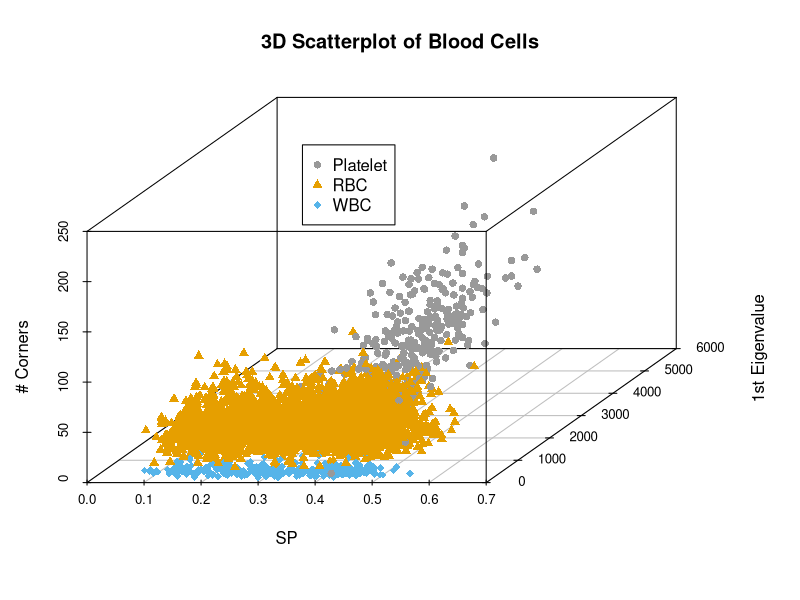
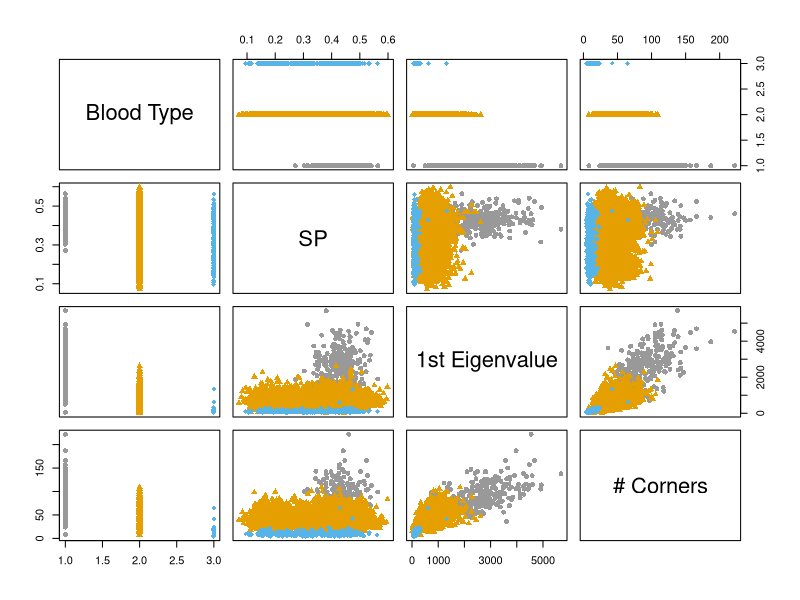

Source code (R) for these figures, in order:
#r simple svm model

rm(list=ls())


library(xtable) #for table creation for latex
library(MASS)#for qda
library(plyr)#for obtaining means by factor
library(e1071)#for svm
library(scatterplot3d)#for 3d plot in r
#setting seed
set.seed(76976)

w = read.table('wbc_SHAPES.txt', sep=',', header=TRUE)
r = read.table('rbc_SHAPES.txt', sep=',', header=TRUE)
p = read.table('plates_SHAPES.txt', sep=',', header=TRUE)

data<-rbind(w, r, p)

#eis
ei_w = read.table('wbc.txt', sep=',', header=TRUE)
ei_r = read.table('rbc.txt', sep=',', header=TRUE)
ei_p = read.table('plates.txt', sep=',', header=TRUE)

ei = rbind(ei_p, ei_w, ei_r)
sp = ei[,1]/(ei[,1]+ei[,2])

labs<-as.factor(c(rep(1, dim(w)[1]),
                  rep(2, dim(r)[1]),
                  rep(3, dim(p)[1])    ) )


labs2<-as.factor(c(rep("WBC", dim(w)[1]),
                  rep("RBC", dim(r)[1]),
                  rep("Platelet", dim(p)[1])    ) )

#counts plot
temp<-as.data.frame(cbind(sp, ei, data))

#simple model to check if it is even possible to do well with svm
#using all of the data

test<-as.data.frame(cbind(as.factor(labs), temp))
colnames(test)[1]<-"labs_svm"

keep<-c(1:9)

#now let's tune the svm model using 5-folds on t-set and validaiton

keep1<-which(test$labs_svm==1)
keep2<-which(test$labs_svm==2)
keep3<-which(test$labs_svm==3)

valid_1<-sample(keep1, floor(length(keep1)*0.30) )
valid_2<-sample(keep2, floor(length(keep2)*0.30))
valid_3<-sample(keep3, floor(length(keep3)*0.30) )

valid<-c(valid_1, valid_2, valid_3)

tc <- tune.control(cross = 5)

tune.out<-tune(svm, as.factor(labs_svm) ~.,
          data=test[-valid,keep],
          kernel='linear',
          ranges=list(cost=c(1, 1.01, 0.75, 0.50, 1.50) ) ,
          tunecontrol = tc,
          scale=TRUE)

summary(tune.out)

ypred=predict(tune.out$best.model ,test[-valid,])
table(predict=ypred, truth=test$labs_svm[-valid])
mean(ypred==as.factor(as.numeric(test$labs_svm[-valid])))

ypred=predict(tune.out$best.model ,test[valid,])
table(predict=ypred, truth=test$labs_svm[valid])
mean(ypred==as.factor(as.numeric(test$labs_svm[valid])))

#calculating varibale importance
w <- t(tune.out$best.model$coefs) %*% tune.out$best.model$SV    # weight vectors
w <- apply(w, 2, function(v){sqrt(sum(v^2))})                   # weight
w <- sort(w, decreasing = T)

#max weight
w_max<-(w[1])

#normalized weights relative to the max
w_norm<- w / w_max

#table for Latex
xtable(as.matrix(w_norm), digits=3)

#checking all above 0.90
keep3<-c(1, 2, 7, 9)

tune.out3<-tune(svm, as.factor(labs_svm) ~.,
          data=test[-valid,keep],
          kernel='linear',
          ranges=list(cost=c(1, 1.01, 0.75, 0.50, 1.50) ) ,
          tunecontrol = tc,
          scale=TRUE)

summary(tune.out3)

ypred=predict(tune.out3$best.model ,test[-valid,])
table(predict=ypred, truth=test$labs_svm[-valid])
mean(ypred==as.factor(as.numeric(test$labs_svm[-valid])))

ypred=predict(tune.out3$best.model ,test[valid,])
table(predict=ypred, truth=test$labs_svm[valid])
mean(ypred==as.factor(as.numeric(test$labs_svm[valid])))


fit3<-svm(as.factor(labs_svm) ~.,
          data=test[-valid,keep],
          kernel='linear',
          cost=c(1))

summary(fit3)

ypred=predict(fit3 ,test[-valid,])
table(predict=ypred, truth=test$labs_svm[-valid])
mean(ypred==as.factor(as.numeric(test$labs_svm[-valid])))

ypred=predict(fit3 ,test[valid,])
table(predict=ypred, truth=test$labs_svm[valid])
mean(ypred==as.factor(as.numeric(test$labs_svm[valid])))


colors <- c("#999999", "#E69F00", "#56B4E9")
colors <- colors[as.numeric(test$labs_svm)]
shapes = c(16, 17, 18)
shapes <- shapes[as.numeric(test$labs_svm)]

s3d<-scatterplot3d(test$sp, test$Shape_e1, test$Shape_corn,
              main="3D Scatterplot of Blood Cells",
              xlab="SP",
              ylab="1st Eigenvalue",
              zlab="# Corners",
              pch=shapes,
              color=colors)
legend(s3d$xyz.convert(0.1, 5000, 225), legend = levels(labs2),
      col =  c("#999999", "#E69F00", "#56B4E9"), pch = c(16, 17, 18))

plot(test[,keep3],
     col=colors,
     pch=shapes,
     labels=c("Blood Type", "SP", "1st Eigenvalue", "# Corners"))

#
